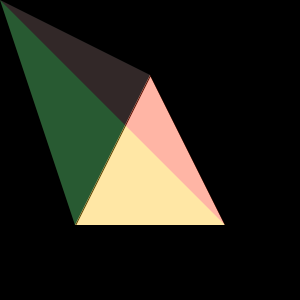
Frame 1 (no input)
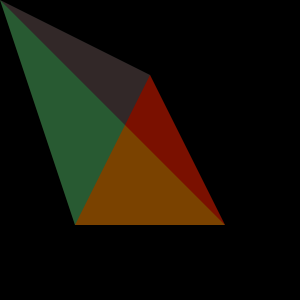
Frame 60 (the mouse pressed at the canvas centre just before this capture)
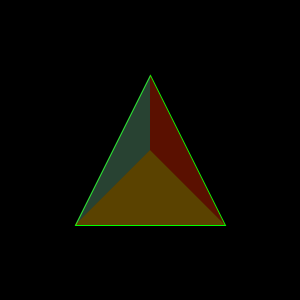
Frame 120 (the mouse held since frame 60 and released just before this capture)

The Processing sketch that drew these frames (run headless with seeded random() and noise(); from frame 60 on, the mouse is pressed at the canvas centre):

// Processing sketch: processing_6380
// ── processing_6380.pde

Triangle t;

void setup() {
  size(300,300);
  t = new Triangle(width/2,height/4,width-width/4,height-height/4,width/4,height-height/4);
}

void draw() {
  background(0);
  t.drawTriangle();
  if(checkCollision(mouseX,mouseY,t)){
    fill(0);
    stroke(#00ff00);
  }
  else{
    noStroke();
  }
}



class Triangle {
  float point1x;
  float point1y;
  float point2x;
  float point2y;
  float point3x;
  float point3y;
  
  Triangle(float point1x,float point1y,float point2x,float point2y,float point3x,float point3y){
  this.point1x = point1x;
  this.point1y = point1y;
  this.point2x = point2x;
  this.point2y = point2y;
  this.point3x = point3x;
  this.point3y = point3y;        
  }
  
  void drawTriangle() {
    triangle(point1x, point1y, point2x, point2y, point3x, point3y);
  }
}

boolean checkCollision(float x, float y, Triangle t) {
  float tArea,t1Area,t2Area,t3Area;
  tArea  = triangleArea(t.point1x, t.point1y, t.point3x, t.point3y, t.point2x, t.point2y);
  t1Area = triangleArea(x,y, t.point2x, t.point2y, t.point3x, t.point3y);
  t2Area = triangleArea(x,y, t.point3x, t.point3y, t.point1x, t.point1y);
  t3Area = triangleArea(x,y, t.point2x, t.point2y, t.point1x, t.point1y);
  noStroke();
  fill(#ff6600,50);
  triangle(t.point1x, t.point1y, t.point3x, t.point3y, t.point2x, t.point2y);
  fill(#ffff00,50);
  triangle(x,y, t.point2x, t.point2y, t.point3x, t.point3y);
  fill(#00ffff,50);
  triangle(x,y, t.point3x, t.point3y, t.point1x, t.point1y);
  fill(#ff0000,50);
  triangle(x,y, t.point2x, t.point2y, t.point1x, t.point1y);
  
  float totalArea = t1Area+t2Area+t3Area;
  return (totalArea == tArea);
}

float triangleArea(float p1, float p2, float p3, float p4, float p5, float p6) {
  float a,b,c,d;
  a = p1 - p5;
  b = p2 - p6;
  c = p3 - p5;
  d = p4 - p6;
  return (0.5* abs((a*d)-(b*c)));
}
